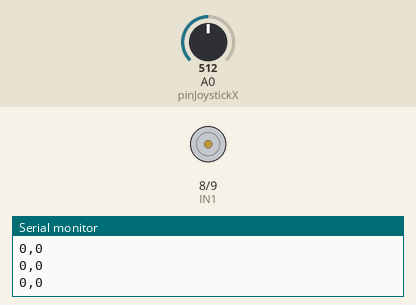
Simulated run of this sketch. Board: Arduino Uno, built with avr-gcc and run on an emulated ATmega328P. On the bench: motor-driver pin pairs drawn as motors (green arrow = first pin HIGH = forward, orange = second pin HIGH = backward, longer = more drive, scaled by the enable pin), the last lines printed to the serial monitor. The test bench sets the inputs (shaded band); at power-on: A0 (pinJoystickX) = 512.

Above: at 1.2 s.
1.3 s: A0 (pinJoystickX) set to 494
2.8 s: A0 (pinJoystickX) set to 479
4.3 s: A0 (pinJoystickX) set to 550
At 5.4 s:
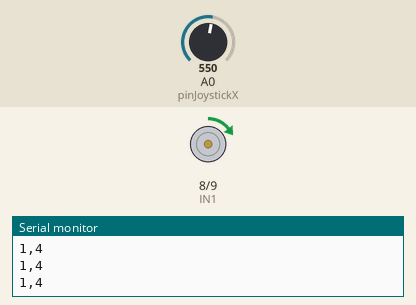
5.8 s: A0 (pinJoystickX) set to 470
At 6.6 s:
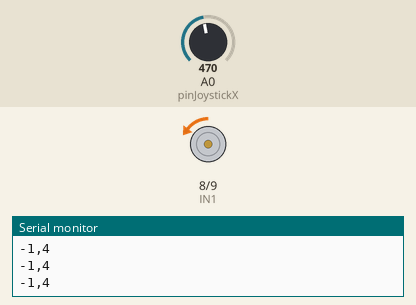
7.3 s: A0 (pinJoystickX) set to 306
At 7.7 s:
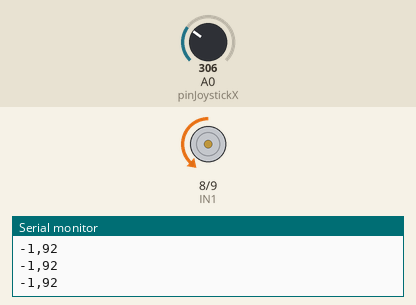
8.8 s: A0 (pinJoystickX) set to 122
At 10.0 s:
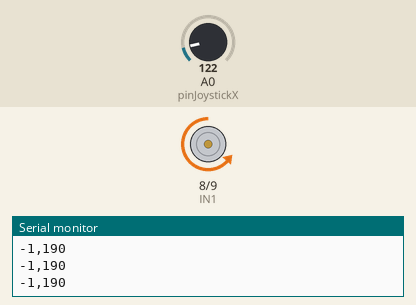
Timing chart, 0 to 11.3 s (numbered marks = the images above; inputs shaded):
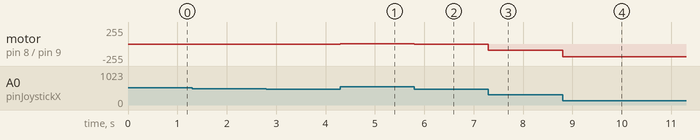

Measured:
- after the input at 4.3 s, motor on pin 8 (IN1) / pin 9 (IN2): stopped → forward 4/255 at once
- after the input at 5.8 s, motor on pin 8 (IN1) / pin 9 (IN2): forward 4/255 → backward 4/255 at once
- after the input at 7.3 s, motor on pin 8 (IN1) / pin 9 (IN2): backward 4/255 → backward 92/255 at once
- after the input at 8.8 s, motor on pin 8 (IN1) / pin 9 (IN2): backward 92/255 → backward 190/255 at once

The sketch:

Arduino.ino
```cpp
// Pines del motor
int IN1 = 8;
int IN2 = 9;
int ENA = 6;
int pinJoystickX = A0;

unsigned long tiempoAnterior = 0;
const unsigned long intervaloEnvio = 10;

void setup() {
  pinMode(IN1, OUTPUT);
  pinMode(IN2, OUTPUT);
  pinMode(ENA, OUTPUT);
  Serial.begin(9600);
}

void loop() {
  int valorJoystick = analogRead(pinJoystickX);
  int velocidad = 0;
  int direccion = 0; // 1 = adelante, -1 = atrás, 0 = detenido

  if (valorJoystick > 540) {
    digitalWrite(IN1, HIGH);
    digitalWrite(IN2, LOW);
    velocidad = map(valorJoystick, 541, 1023, 0, 255);
    direccion = 1;
  } else if (valorJoystick < 480) {
    digitalWrite(IN1, LOW);
    digitalWrite(IN2, HIGH);
    velocidad = map(valorJoystick, 479, 0, 0, 255);
    direccion = -1;
  } else {
    digitalWrite(IN1, LOW);
    digitalWrite(IN2, LOW);
    velocidad = 0;
    direccion = 0;
  }

  analogWrite(ENA, velocidad);

  if (millis() - tiempoAnterior >= intervaloEnvio) {
    Serial.print(direccion);
    Serial.print(",");
    Serial.println(velocidad);
    tiempoAnterior = millis();
  }
}
```
